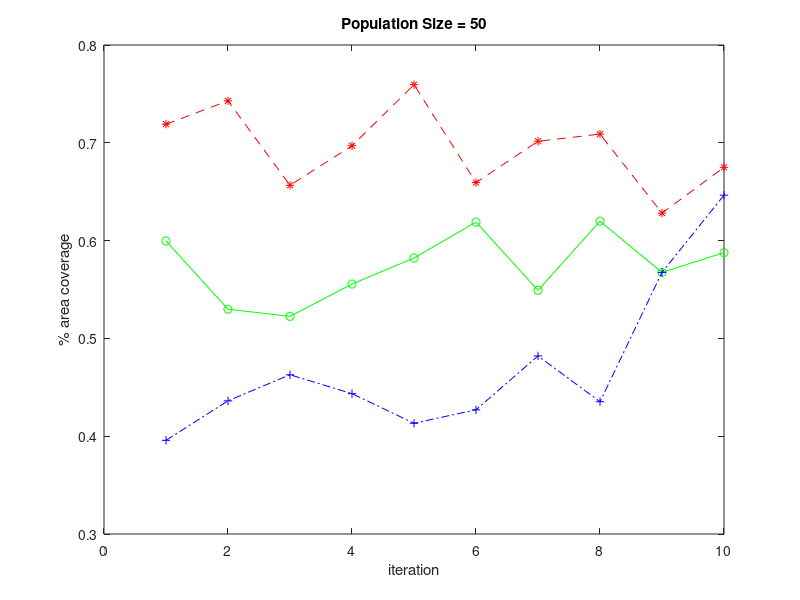

Here is the MATLAB script that generated this plot: (Note: this script raises an error after producing the figure.)
st50 = [653,577,569,605,634,674,598,675,618,640]; st40 = [527,502,543,467,476,491,437,448,527,483];
st30 = [412,363,353,395,392,431,416,370,438,463]; st20 = [290,266,259,325,314,291,301,305,253,214];
be50 = [783,809,715,759,827,718,764,772,684,735]; be40 = [656,728,673,674,624,652,644,595,669,723];
be30 = [540,594,549,568,504,603,512,526,553,502,]; be20 = [386,416,322,355,392,370,342,361,421,395];
rw50 = [431,475,504,483,450,465,525,474,618,704]; rw40 = [487,521,477,534,621,457,440,433,544,471];
rw30 = [385,347,481,351,430,499,392,435,430,419]; rw20 = [380,374,356,347,304,373,451,347,351,365];

st50p = st50 / 1089; st40p = st40 / 1089;
st30p = st30 / 1089; st20p = st20 / 1089;
be50p = be50 / 1089; be40p = be40 / 1089;
be30p = be30 / 1089; be20p = be20 / 1089;
rw50p = rw50 / 1089; rw40p = rw40 / 1089;
rw30p = rw30 / 1089; rw20p = rw20 / 1089;

st50pm = mean(st50p); st40pm = mean(st40p);
st30pm = mean(st30p); st20pm = mean(st20p);
be50pm = mean(be50p); be40pm = mean(be40p);
be30pm = mean(be30p); be20pm = mean(be20p);
rw50pm = mean(rw50p); rw40pm = mean(rw40p);
rw30pm = mean(rw30p); rw20pm = mean(rw20p);

x = 1:10;

figure(1);
plot(x,st50p,'g-o');
title('Population Size = 50');
xlabel('iteration');
ylabel('% area coverage');
hold all;
plot(x,be50p,'r--*');
plot(x,rw50p,'b-.+');
s = refline([0 st50pm]);
b = refline([0 be50pm]);
r = refline([0 rw50pm]);
legend('StiCo','BeePCo(V3)','Random Walk');

figure(2);
plot(x,st40p,'g-o');
title('Population Size = 40');
xlabel('iteration');
ylabel('% area coverage');
hold all;
plot(x,be40p,'r--*');
plot(x,rw40p,'b-.+');
s2 = refline([0 st40pm]);
b2 = refline([0 be40pm]);
r2 = refline([0 rw40pm]);
legend('StiCo','BeePCo(V3)','Random Walk');

figure(3);
plot(x,st30p,'g-o');
title('Population Size = 30');
xlabel('iteration');
ylabel('% area coverage');
hold all;
plot(x,be30p,'r--*');
plot(x,rw30p,'b-.+');
s3 = refline([0 st30pm]);
b3 = refline([0 be30pm]);
r3 = refline([0 rw30pm]);
legend('StiCo','BeePCo(V3)','Random Walk');

figure(4);
plot(x,st20p,'g-o');
title('Population Size = 20');
xlabel('iteration');
ylabel('% area coverage');
hold all;
plot(x,be20p,'r--*');
plot(x,rw20p,'b-.+');
s4 = refline([0 st20pm]);
b4 = refline([0 be20pm]);
r4 = refline([0 rw20pm]);
legend('StiCo','BeePCo(V3)','Random Walk');